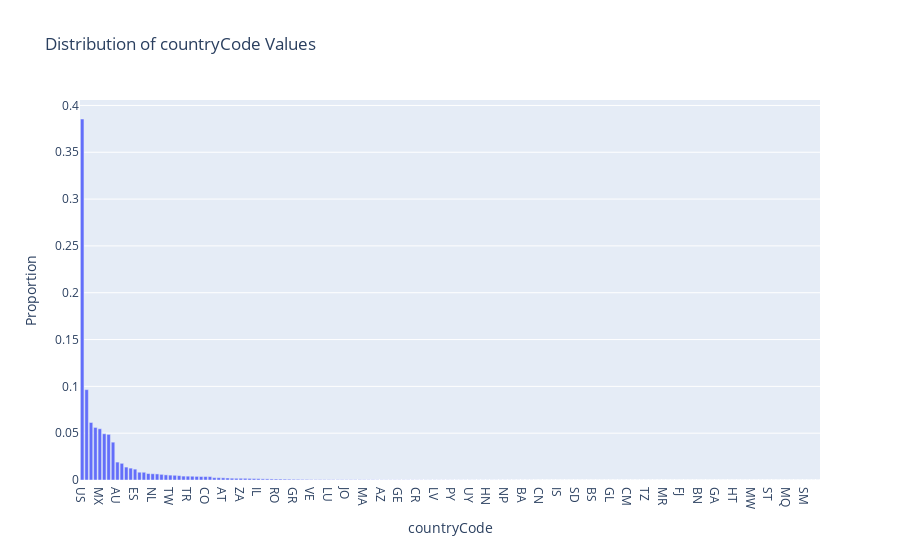

Notebook source saved alongside this figure:
### Code cell
plot_vc(df_train, 'countryCode')

### Figure 1 — Plotly figure (JSON) as saved in the notebook; plotly's stock layout.template omitted (floating-point values rounded to 4 significant figures; data arrays with more than 128 entries replaced by an {"elided": "..."} marker saying what was removed)
{"data": [{"alignmentgroup": "True", "hovertemplate": "countryCode=%{x}<br>Proportion=%{y}<extra></extra>", "legendgroup": "", "marker": {"color": "#636efa", "pattern": {"shape": ""}}, "name": "", "offsetgroup": "", "orientation": "v", "showlegend": false, "textposition": "auto", "type": "bar", "x": {"elided": "168 str values"}, "xaxis": "x", "y": {"elided": "168 float values"}, "yaxis": "y"}], "layout": {"barmode": "relative", "legend": {"tracegroupgap": 0}, "title": {"text": "Distribution of countryCode Values"}, "xaxis": {"anchor": "y", "categoryorder": "total descending", "domain": [0, 1], "title": {"text": "countryCode"}}, "yaxis": {"anchor": "x", "domain": [0, 1], "title": {"text": "Proportion"}}}}
